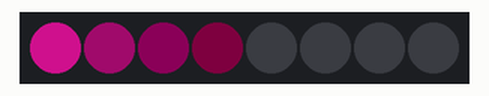
This program was run on a simulated ESP32. Parts: 8 RGB LEDs in strip order, left to right. Dim RGB values are drawn brighter than linear; random numbers use the default seed unless the program sets one.

Above: at 0.85 s.
At 5.66 s:
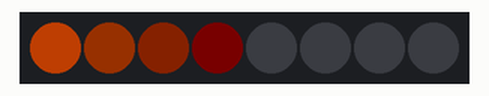
At 11.28 s:
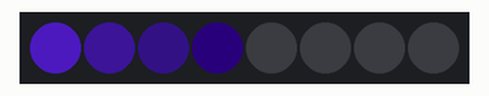
At 20.11 s:
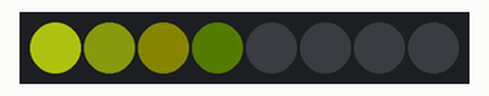
At 29.74 s:
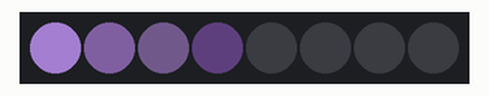
At 39.37 s:
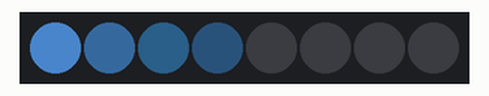
Timing chart, 0 to 40.0 s (numbered marks = the images above):
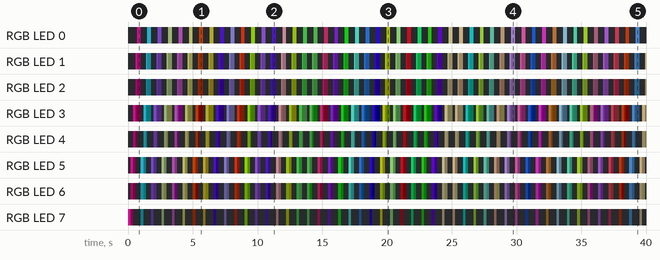

The program:

main.cpp
```cpp
#include <Arduino.h>
#include <Adafruit_NeoPixel.h>
#define ledPin 15
#define ledNum 8

Adafruit_NeoPixel pixels(ledNum, ledPin, NEO_GRB + NEO_KHZ800);

void setup() {
    pixels.begin();
}

void waterDrop(int i, int R, int G, int B, int maxTail = 4, int tail = 1) {
    int divider = exp(tail);
    pixels.setPixelColor(i, pixels.Color(R/divider, G/divider, B/divider));
    if (i < ledNum && tail < maxTail) {
        waterDrop(++i, R, G, B, maxTail, ++tail);
    }
}

void loop () {
    int R = random(0, 255);
    int G = random(0, 255);
    int B = random(0, 255);
    for (int i = 7; i >= 0 ; i--) {
        pixels.clear();
        waterDrop(i, R, G, B);
        pixels.show();
        delay(100);
    }
}
```

Measured:
- by itself, RGB LED 0: off → RGB(116, 9, 79) at 0.70 s, → off 0.30 s later, → RGB(19, 87, 98) 0.50 s later, → off 0.30 s later, … (98 changes in this stretch)
- by itself, RGB LED 3: off → RGB(116, 9, 79) at 0.40 s, → RGB(11, 0, 7) 0.20 s later, → RGB(4, 0, 2) 0.10 s later, → off 0.30 s later, … (198 changes in this stretch)
